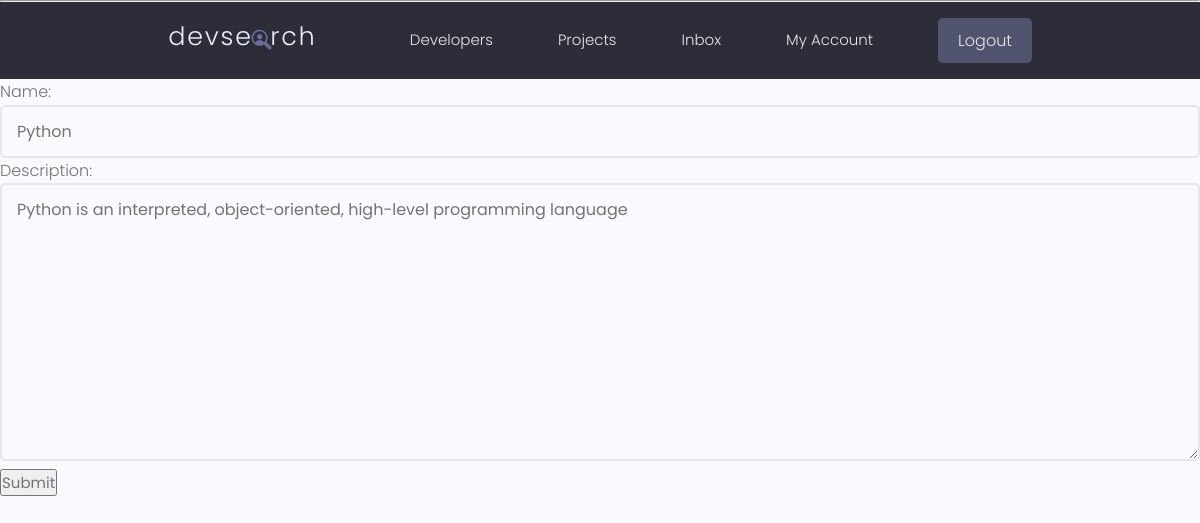
The page /update-skill/1/ (signed in) on the database its author committed.
### users/models.py (models this page shows, shortened)
class Skill(models.Model):
    owner = models.ForeignKey(Profile, on_delete=models.CASCADE, null=True, blank=True)
    name = models.CharField(max_length=100, null=True, blank=True)
    description = models.TextField(null=True, blank=True)
    created = models.DateTimeField(auto_now_add=True)

### users/views.py (the view, shortened to what this page needs)
# urls.py: path('update-skill/<str:pk>/', views.updateSkill, name='update-skill'),
def updateSkill(request, pk):
    profile = request.user.profile
    skill = profile.skill_set.get(id=pk)
    form = SkillForm(instance=skill)
    context={
        'form':form,
    }
    return render(request,'users/skill-form.html',context)

### users/forms.py
class SkillForm(ModelForm):
    class Meta:
        model = Skill
        fields = '__all__'
        exclude = ['owner']
    def __init__(self, *args, **kwargs):
        super().__init__(*args, **kwargs)
        for label, field in self.fields.items():
            field.widget.attrs.update({
                'class':'input input--text','placeholder':'Enter Value'
            },)

### users/templates/users/skill-form.html (shortened to what this page needs)
{% extends 'main.html' %}
{% block content %}
    <form action="" method ="POST" >
      {{form.as_p}}
      <input type="submit" value="Submit">
   </form>
{% endblock %}

### static/styles/app.css (style rules this page uses)
:root { --color-sub: #2d2d39; }

### static/uikit/styles/modules/_variables.css (style rules this page uses)
:root { --color-main: #5aa5b9; --color-main-light: #e6faff; --color-sub: #3f4156; --color-sub-light: #51546e; --color-sub-lighter: #ededfd; --color-text: #737373; --color-gray: #8b8b8b; --color-light: #e5e7eb; --color-light-gray: #767676; --color-bg: #f8fafd; --color-white: #fffefd; --color-white-light: #f3f3f3; --color-success: #359e64; --color-success-bg: #def8e8; --color-error: #fc4b0b; --color-error-bg: #fff2ee; --font-base: 'Poppins', arial, helvetica, 'Segoe UI', roboto, ubuntu, sans-serif; --font-monospace: 'Fira Code', 'Courier New', courier, monospace; --font-regular: 300; --font-medium: 500; --font-bold: 700; --generic-shadow: 1px 1px 5px #00000010; --generic-transition: all 0.3s ease-in-out; }

### static/uikit/styles/modules/_base.css (style rules this page uses)
* { margin: 0; padding: 0; box-sizing: border-box; text-rendering: optimizeLegibility; color: inherit; font-size: inherit; }
html { font-size: 50%; }
@media only screen and (min-width: 480px) { html { font-size: 56.25%; } }
@media only screen and (min-width: 1200px) { html { font-size: 62.5%; } }
body { line-height: 1.6; font-weight: 400; font-size: 1.5rem; color: var(--color-text); background-color: var(--color-bg); min-height: 100vh; }

### static/uikit/styles/modules/_typography.css (style rules this page uses)
* { font-family: var(--font-base); }
p, span, strong { font-size: 1.6rem; color: var(--color-text); font-weight: var(--font-regular); }

### static/uikit/styles/modules/_form.css (style rules this page uses)
input.input[type='text'], input.input[type='email'], input.input[type='password'], input.input[type='number'], select.input, textarea.input { min-width: 24rem; width: 100%; padding: 1.2rem 1.5rem; border-radius: 0.5rem; border: 2px solid var(--color-light); transition: all 0.3s ease-in-out; background-color: var(--color-bg); }

### rows shown on the page
Skill: name "Python", description "Python is an interpreted, object-oriented, high-level programming language"
